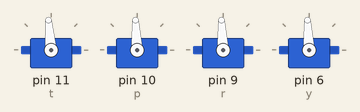
Recording of a sketch running on a simulated Arduino Uno, built with avr-gcc and run on an emulated ATmega328P. Parts: 4 × servo.

Above: at 0.05 s.
At 4.95 s:
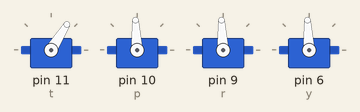
At 9.95 s:
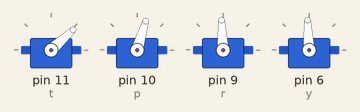
At 19.96 s:
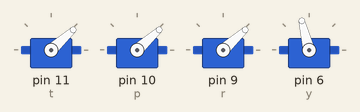
At 29.87 s:
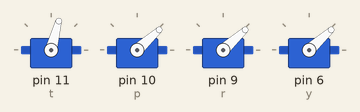
At 39.87 s:
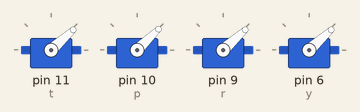
Timing chart, 0 to 40.0 s (numbered marks = the images above):
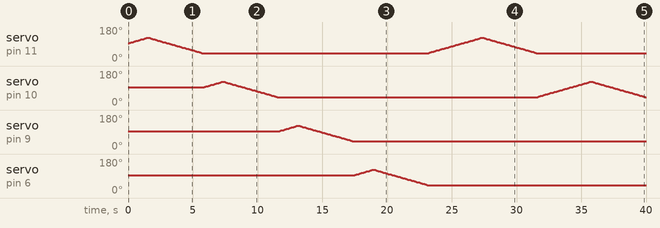

The sketch:

Arduino_Motor_Control_Tests.ino
```cpp
#include <Servo.h>
//Servo Variables
Servo thr;
Servo pitch;
Servo roll;
Servo yaw;

//output pins//

/*Match pins on the Arduino to corresponding signal on Flight controller*/
int t = 11;
int p = 10;
int r = 9;
int y = 6;


int _HIGHP = 1800; //High-point//
int _MINP = 989;  //Min-point//
int _MIDP = 1500; //Mid-point//

int _INC = 20; //increment//

void setup() {
  //set up Servos//
  thr.attach(t);
  pitch.attach(p);
  roll.attach(r);
  yaw.attach(y);

  //set up default midpoints//
  //thr.writeMicroseconds();
  pitch.writeMicroseconds(_MIDP);
  roll.writeMicroseconds(_MIDP);
  yaw.writeMicroseconds(_MIDP);
}

void loop() {

// Servo value tests
 thr_test();
 pitch_test();
 roll_test();
 yaw_test();
}

//Throtle value test-----------------------------------------
 void thr_test()
 {
   //initialize and set value to current throttle servo value
   int c_thr = thr.readMicroseconds();

   //increment value for the throttle servo
   while(c_thr <= _HIGHP)
   {
      thr.writeMicroseconds(c_thr + _INC);    //write previous value +_INC to thr servo
      delay(100);                             //creates small delay .1 sec
      c_thr = thr.readMicroseconds();         //set the c_thr to new throtle value
   }

   //decrement value for throttle servo
  while(c_thr >= _MINP)
   {
      thr.writeMicroseconds(c_thr - _INC);    //write previous value -_INC to thr servo
      delay(100);
      c_thr = thr.readMicroseconds();
   }

 }

/*Code for the rest of the tests follow the same structure */

 //Pitch Value test------------------------------------------
 void pitch_test()
 {
   int c_pitch = pitch.readMicroseconds();
   while(c_pitch <= _HIGHP)
   {
      pitch.writeMicroseconds(c_pitch + _INC);
      delay(100);
      c_pitch = pitch.readMicroseconds();
   }
  while(c_pitch >= _MINP)
   {
      pitch.writeMicroseconds(c_pitch - _INC);
      delay(100);
      c_pitch = pitch.readMicroseconds();
   }

 }

//Roll Value Test-------------------------------------------
 void roll_test()
 {
   int c_roll= roll.readMicroseconds();
   while(c_roll <= _HIGHP)
   {
      roll.writeMicroseconds(c_roll + _INC);
      delay(100);
      c_roll = roll.readMicroseconds();
   }
  while(c_roll >= _MINP)
   {
      roll.writeMicroseconds(c_roll - _INC);
      delay(100);
      c_roll = roll.readMicroseconds();
   }

 }

 //Yaw Value Test -------------------------------------------
 void yaw_test()
 {
   int c_yaw = yaw.readMicroseconds();
   while(c_yaw <= _HIGHP)
   {
      yaw.writeMicroseconds(c_yaw + _INC);
      delay(100);
      c_yaw = yaw.readMicroseconds();
   }
  while(c_yaw >= _MINP)
   {
      yaw.writeMicroseconds(c_yaw - _INC);
      delay(100);
      c_yaw = yaw.readMicroseconds();
   }

 }
```

Measured:
- by itself, servo on pin 9 (r), servo on pin 6 (y): rises from 93° to 124° in 1.5 s, then falls to 42° in 4.2 s
